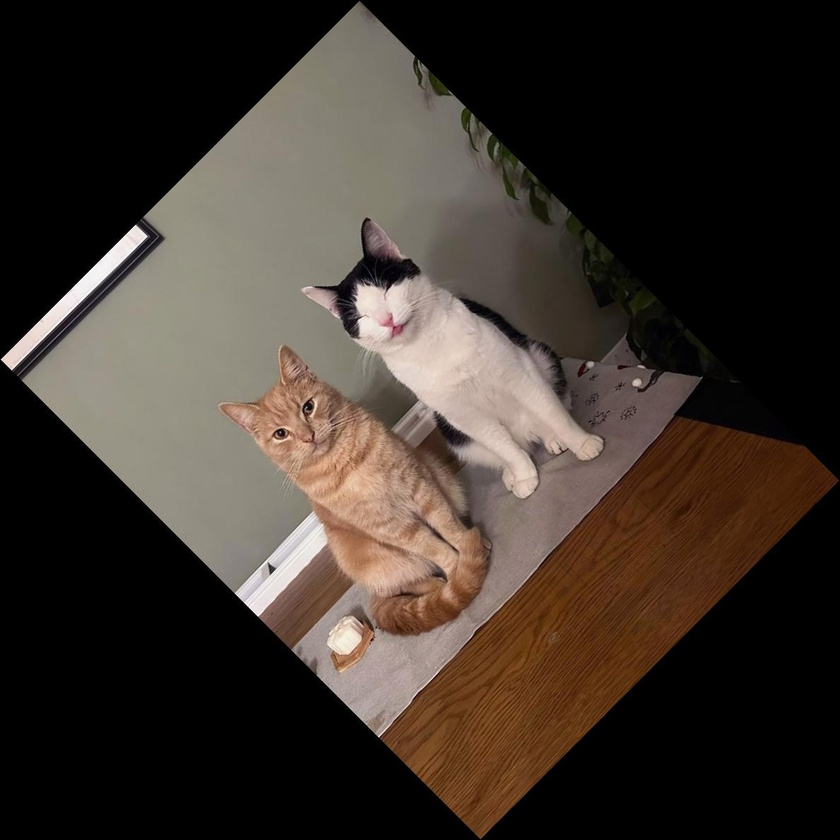
#> input picture image_converted.jpg, 840 x 840 px, shrunk from 1188 x 1188 before the run
$ python main.py
#> lines starting #> are read from the running program, lines starting #| are printed output that depends on the picture
#> the answer given: image_converted.jpg
### task/image.py
from PIL import Image, ImageFilter, ImageOps

class ImageHandler:
    def __init__(self, image_path):
        self.image_path = image_path
        self.image = None
        self.load_image()

    def load_image(self):
        try:
            self.image = Image.open(self.image_path)
#> self.image is the input picture: PIL image 840x840 RGB; mean R, G, B 60.5, 51.3, 44.1
        except FileNotFoundError:
            raise FileNotFoundError(f"Файл не найден: {self.image_path}")
        except Exception as e:
            raise Exception(f"Ошибка при открытии изображения: {e}")

    def convert_to_jpg(self, output_path):
        self.image.convert("RGB").save(output_path, "JPEG")
        return output_path

    def rotate_45_degrees(self):
        self.image = self.image.rotate(45, expand=True)
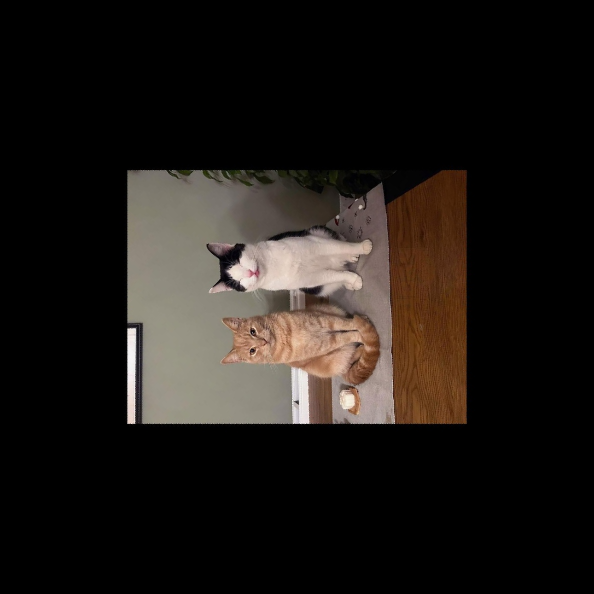
#> self.image: PIL image 1188x1188 RGB (shown at 1/2 size); mean R, G, B 30.2, 25.7, 22

class ImageProcessor:
    def __init__(self, image):
        self.image = image.copy()

    def apply_sharpen_filter(self):
        self.image = self.image.filter(ImageFilter.SHARPEN)

    def add_border(self, border_width=15):
#> called with border_width = 15
        self.image = ImageOps.expand(self.image, border=border_width, fill="black")
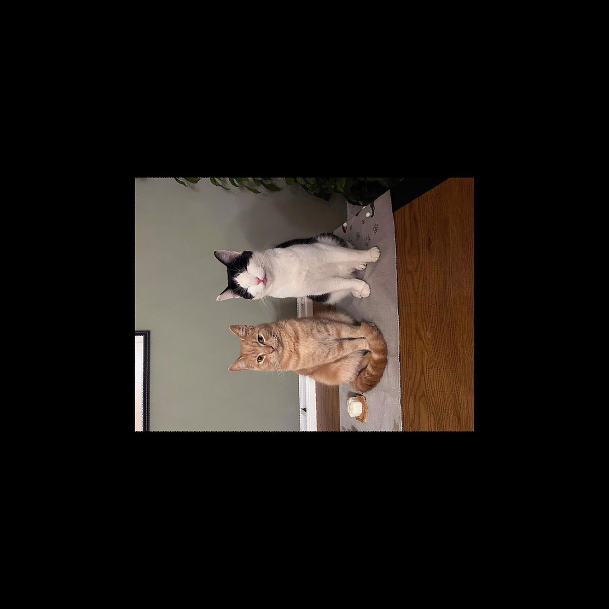
#> self.image: PIL image 1218x1218 RGB (shown at 1/2 size); mean R, G, B 28.8, 24.5, 21

### main.py
from task.image import ImageHandler, ImageProcessor
import os

def main():
    image_path = input("Введите путь к изображению: ").strip()

    if not os.path.isfile(image_path):
        print("Указанный файл не существует. Проверьте путь и повторите попытку.")
        return

    # Работа с ImageHandler
    handler = ImageHandler(image_path)

    handler.rotate_45_degrees()

    jpg_path = image_path.replace(".png", "_converted.jpg").replace(".jpeg", "_converted.jpg")
    handler.convert_to_jpg(jpg_path)
    print(f"Изображение конвертировано в JPG: {jpg_path}")

    # Работа с ImageProcessor
    processor = ImageProcessor(handler.image)
    processor.apply_sharpen_filter()

    processor.add_border()

    final_path = jpg_path.replace("_converted.jpg", "_processed.jpg")
    processor.image.save(final_path)
    print(f"Обработанное изображение сохранено как: {final_path}")

    print("Обработка завершена успешно!")

if __name__ == "__main__":
    main()
